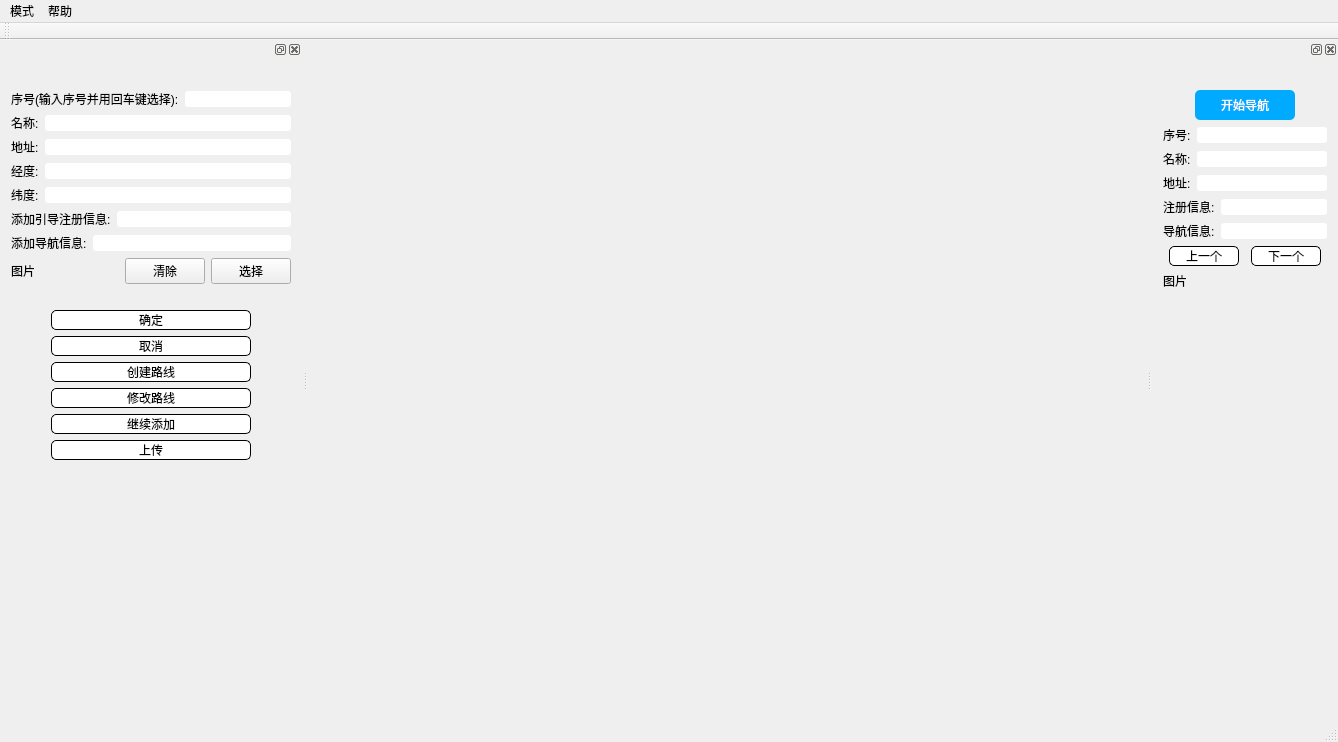
<?xml version="1.0" encoding="UTF-8"?>
<ui version="4.0">
 <class>MainWindow</class>
 <widget class="QMainWindow" name="MainWindow">
  <property name="geometry">
   <rect>
    <x>0</x>
    <y>0</y>
    <width>1338</width>
    <height>742</height>
   </rect>
  </property>
  <property name="windowTitle">
   <string>MainWindow</string>
  </property>
  <widget class="QWidget" name="centralWidget"/>
  <widget class="QMenuBar" name="menuBar">
   <property name="geometry">
    <rect>
     <x>0</x>
     <y>0</y>
     <width>1338</width>
     <height>25</height>
    </rect>
   </property>
   <property name="minimumSize">
    <size>
     <width>0</width>
     <height>0</height>
    </size>
   </property>
   <widget class="QMenu" name="menu_2">
    <property name="title">
     <string>帮助</string>
    </property>
    <addaction name="about"/>
    <addaction name="useness"/>
   </widget>
   <widget class="QMenu" name="menu_3">
    <property name="title">
     <string>模式</string>
    </property>
    <addaction name="user"/>
    <addaction name="manager"/>
   </widget>
   <addaction name="menu_3"/>
   <addaction name="menu_2"/>
  </widget>
  <widget class="QToolBar" name="mainToolBar">
   <attribute name="toolBarArea">
    <enum>TopToolBarArea</enum>
   </attribute>
   <attribute name="toolBarBreak">
    <bool>false</bool>
   </attribute>
  </widget>
  <widget class="QStatusBar" name="statusBar"/>
  <widget class="QDockWidget" name="infoDockWidget">
   <property name="allowedAreas">
    <set>Qt::LeftDockWidgetArea</set>
   </property>
   <attribute name="dockWidgetArea">
    <number>1</number>
   </attribute>
   <widget class="QWidget" name="infoWidget">
    <layout class="QVBoxLayout" name="verticalLayout">
     <item>
      <widget class="QLabel" name="Tips">
       <property name="text">
        <string/>
       </property>
      </widget>
     </item>
     <item>
      <layout class="QHBoxLayout" name="hbox1">
       <item>
        <widget class="QLabel" name="label_index">
         <property name="text">
          <string>序号(输入序号并用回车键选择):</string>
         </property>
        </widget>
       </item>
       <item>
        <widget class="QLineEdit" name="index">
         <property name="styleSheet">
          <string notr="true">border-radius:3px</string>
         </property>
        </widget>
       </item>
      </layout>
     </item>
     <item>
      <layout class="QHBoxLayout" name="hbox2">
       <item>
        <widget class="QLabel" name="label_name">
         <property name="text">
          <string>名称:</string>
         </property>
        </widget>
       </item>
       <item>
        <widget class="QLineEdit" name="name">
         <property name="styleSheet">
          <string notr="true">border-radius:3px</string>
         </property>
        </widget>
       </item>
      </layout>
     </item>
     <item>
      <layout class="QHBoxLayout" name="hbox3">
       <item>
        <widget class="QLabel" name="label_address">
         <property name="text">
          <string>地址:</string>
         </property>
        </widget>
       </item>
       <item>
        <widget class="QLineEdit" name="address">
         <property name="styleSheet">
          <string notr="true">border-radius:3px</string>
         </property>
        </widget>
       </item>
      </layout>
     </item>
     <item>
      <layout class="QHBoxLayout" name="hbox4">
       <item>
        <widget class="QLabel" name="label_lon">
         <property name="text">
          <string>经度:</string>
         </property>
        </widget>
       </item>
       <item>
        <widget class="QLineEdit" name="lon">
         <property name="styleSheet">
          <string notr="true">border-radius:3px</string>
         </property>
        </widget>
       </item>
      </layout>
     </item>
     <item>
      <layout class="QHBoxLayout" name="hbox5">
       <item>
        <widget class="QLabel" name="label_lat">
         <property name="text">
          <string>纬度:</string>
         </property>
        </widget>
       </item>
       <item>
        <widget class="QLineEdit" name="lat">
         <property name="styleSheet">
          <string notr="true">border-radius:3px</string>
         </property>
        </widget>
       </item>
      </layout>
     </item>
     <item>
      <layout class="QHBoxLayout" name="hbox5_2">
       <item>
        <widget class="QLabel" name="label_preparation">
         <property name="text">
          <string>添加引导注册信息:</string>
         </property>
        </widget>
       </item>
       <item>
        <widget class="QLineEdit" name="preparation_info">
         <property name="styleSheet">
          <string notr="true">border-radius:3px</string>
         </property>
        </widget>
       </item>
      </layout>
     </item>
     <item>
      <layout class="QHBoxLayout" name="hbox5_3">
       <item>
        <widget class="QLabel" name="label_guid">
         <property name="text">
          <string>添加导航信息:</string>
         </property>
        </widget>
       </item>
       <item>
        <widget class="QLineEdit" name="guid_info">
         <property name="styleSheet">
          <string notr="true">border-radius:3px</string>
         </property>
        </widget>
       </item>
      </layout>
     </item>
     <item>
      <layout class="QVBoxLayout" name="vbox1">
       <item>
        <layout class="QHBoxLayout" name="hbox6">
         <item>
          <widget class="QLabel" name="labelPicture">
           <property name="maximumSize">
            <size>
             <width>16777215</width>
             <height>16777215</height>
            </size>
           </property>
           <property name="layoutDirection">
            <enum>Qt::LeftToRight</enum>
           </property>
           <property name="text">
            <string>图片</string>
           </property>
          </widget>
         </item>
         <item>
          <widget class="QPushButton" name="clearImage">
           <property name="sizePolicy">
            <sizepolicy hsizetype="Fixed" vsizetype="Fixed">
             <horstretch>0</horstretch>
             <verstretch>0</verstretch>
            </sizepolicy>
           </property>
           <property name="text">
            <string>清除</string>
           </property>
          </widget>
         </item>
         <item>
          <widget class="QPushButton" name="selectPicture">
           <property name="sizePolicy">
            <sizepolicy hsizetype="Fixed" vsizetype="Fixed">
             <horstretch>0</horstretch>
             <verstretch>0</verstretch>
            </sizepolicy>
           </property>
           <property name="text">
            <string>选择</string>
           </property>
          </widget>
         </item>
        </layout>
       </item>
       <item>
        <widget class="QLabel" name="Picture">
         <property name="maximumSize">
          <size>
           <width>16777215</width>
           <height>16777215</height>
          </size>
         </property>
         <property name="text">
          <string/>
         </property>
        </widget>
       </item>
      </layout>
     </item>
     <item>
      <layout class="QVBoxLayout" name="vbox2">
       <item>
        <layout class="QHBoxLayout" name="hbox7">
         <item>
          <widget class="QPushButton" name="confirmButton">
           <property name="sizePolicy">
            <sizepolicy hsizetype="Minimum" vsizetype="Fixed">
             <horstretch>0</horstretch>
             <verstretch>0</verstretch>
            </sizepolicy>
           </property>
           <property name="minimumSize">
            <size>
             <width>30</width>
             <height>0</height>
            </size>
           </property>
           <property name="maximumSize">
            <size>
             <width>200</width>
             <height>16777215</height>
            </size>
           </property>
           <property name="cursor">
            <cursorShape>ArrowCursor</cursorShape>
           </property>
           <property name="mouseTracking">
            <bool>false</bool>
           </property>
           <property name="layoutDirection">
            <enum>Qt::LeftToRight</enum>
           </property>
           <property name="styleSheet">
            <string notr="true">border-radius:5px;
background-color:white;
border: 1px solid black</string>
           </property>
           <property name="text">
            <string>确定</string>
           </property>
          </widget>
         </item>
        </layout>
       </item>
       <item>
        <layout class="QHBoxLayout" name="hbox8">
         <item>
          <widget class="QPushButton" name="cancelButton">
           <property name="maximumSize">
            <size>
             <width>200</width>
             <height>16777215</height>
            </size>
           </property>
           <property name="cursor">
            <cursorShape>ArrowCursor</cursorShape>
           </property>
           <property name="mouseTracking">
            <bool>false</bool>
           </property>
           <property name="styleSheet">
            <string notr="true">border-radius:5px;
background-color:white;
border: 1px solid black</string>
           </property>
           <property name="text">
            <string>取消</string>
           </property>
          </widget>
         </item>
        </layout>
       </item>
       <item>
        <layout class="QHBoxLayout" name="hbox9">
         <item>
          <widget class="QPushButton" name="createMapButton">
           <property name="maximumSize">
            <size>
             <width>200</width>
             <height>16777215</height>
            </size>
           </property>
           <property name="cursor">
            <cursorShape>ArrowCursor</cursorShape>
           </property>
           <property name="mouseTracking">
            <bool>false</bool>
           </property>
           <property name="styleSheet">
            <string notr="true">border-radius:5px;
background-color:white;
border: 1px solid black</string>
           </property>
           <property name="text">
            <string>创建路线</string>
           </property>
          </widget>
         </item>
        </layout>
       </item>
       <item>
        <layout class="QHBoxLayout" name="hbox10">
         <item>
          <widget class="QPushButton" name="editMapButton">
           <property name="maximumSize">
            <size>
             <width>200</width>
             <height>16777215</height>
            </size>
           </property>
           <property name="styleSheet">
            <string notr="true">border-radius:5px;
background-color:white;
border: 1px solid black</string>
           </property>
           <property name="text">
            <string>修改路线</string>
           </property>
          </widget>
         </item>
        </layout>
       </item>
       <item>
        <layout class="QHBoxLayout" name="hbox10_3">
         <item>
          <widget class="QPushButton" name="continueAdd">
           <property name="maximumSize">
            <size>
             <width>200</width>
             <height>16777215</height>
            </size>
           </property>
           <property name="styleSheet">
            <string notr="true">border-radius:5px;
background-color:white;
border: 1px solid black</string>
           </property>
           <property name="text">
            <string>继续添加</string>
           </property>
          </widget>
         </item>
        </layout>
       </item>
       <item>
        <layout class="QHBoxLayout" name="hbox10_2">
         <item>
          <widget class="QPushButton" name="upload">
           <property name="maximumSize">
            <size>
             <width>200</width>
             <height>16777215</height>
            </size>
           </property>
           <property name="styleSheet">
            <string notr="true">border-radius:5px;
background-color:white;
border: 1px solid black</string>
           </property>
           <property name="text">
            <string>上传</string>
           </property>
          </widget>
         </item>
        </layout>
       </item>
      </layout>
     </item>
     <item>
      <spacer name="verticalSpacer">
       <property name="orientation">
        <enum>Qt::Vertical</enum>
       </property>
       <property name="sizeHint" stdset="0">
        <size>
         <width>20</width>
         <height>40</height>
        </size>
       </property>
      </spacer>
     </item>
    </layout>
   </widget>
  </widget>
  <widget class="QDockWidget" name="infoDockWidget_2">
   <property name="sizePolicy">
    <sizepolicy hsizetype="Preferred" vsizetype="Fixed">
     <horstretch>0</horstretch>
     <verstretch>0</verstretch>
    </sizepolicy>
   </property>
   <property name="allowedAreas">
    <set>Qt::RightDockWidgetArea</set>
   </property>
   <attribute name="dockWidgetArea">
    <number>2</number>
   </attribute>
   <widget class="QWidget" name="infoWidget_2">
    <property name="sizePolicy">
     <sizepolicy hsizetype="Preferred" vsizetype="Preferred">
      <horstretch>0</horstretch>
      <verstretch>0</verstretch>
     </sizepolicy>
    </property>
    <property name="minimumSize">
     <size>
      <width>0</width>
      <height>0</height>
     </size>
    </property>
    <property name="maximumSize">
     <size>
      <width>800</width>
      <height>16777215</height>
     </size>
    </property>
    <layout class="QVBoxLayout" name="verticalLayout_2">
     <item>
      <widget class="QLabel" name="pathName">
       <property name="text">
        <string/>
       </property>
      </widget>
     </item>
     <item>
      <layout class="QHBoxLayout" name="horizontalLayout_2">
       <item>
        <widget class="QPushButton" name="guid">
         <property name="minimumSize">
          <size>
           <width>50</width>
           <height>30</height>
          </size>
         </property>
         <property name="maximumSize">
          <size>
           <width>100</width>
           <height>16777215</height>
          </size>
         </property>
         <property name="styleSheet">
          <string notr="true">border-radius:5px;
background-color:#00aaff;
border: 1px solid blackrgb(0, 170, 255);
color:white;</string>
         </property>
         <property name="text">
          <string>开始导航</string>
         </property>
        </widget>
       </item>
      </layout>
     </item>
     <item>
      <layout class="QHBoxLayout" name="hbox1_2">
       <item>
        <widget class="QLabel" name="label_index_2">
         <property name="text">
          <string>序号:</string>
         </property>
        </widget>
       </item>
       <item>
        <widget class="QLineEdit" name="index_2">
         <property name="styleSheet">
          <string notr="true">border-radius:3px</string>
         </property>
         <property name="readOnly">
          <bool>true</bool>
         </property>
        </widget>
       </item>
      </layout>
     </item>
     <item>
      <layout class="QHBoxLayout" name="hbox2_2">
       <item>
        <widget class="QLabel" name="label_name_2">
         <property name="text">
          <string>名称:</string>
         </property>
        </widget>
       </item>
       <item>
        <widget class="QLineEdit" name="name_2">
         <property name="styleSheet">
          <string notr="true">border-radius:3px</string>
         </property>
         <property name="readOnly">
          <bool>true</bool>
         </property>
        </widget>
       </item>
      </layout>
     </item>
     <item>
      <layout class="QHBoxLayout" name="hbox3_2">
       <item>
        <widget class="QLabel" name="label_address_2">
         <property name="text">
          <string>地址:</string>
         </property>
        </widget>
       </item>
       <item>
        <widget class="QLineEdit" name="address_2">
         <property name="styleSheet">
          <string notr="true">border-radius:3px</string>
         </property>
         <property name="readOnly">
          <bool>true</bool>
         </property>
        </widget>
       </item>
      </layout>
     </item>
     <item>
      <layout class="QHBoxLayout" name="hbox5_5">
       <item>
        <widget class="QLabel" name="label_preparation_2">
         <property name="text">
          <string>注册信息:</string>
         </property>
        </widget>
       </item>
       <item>
        <widget class="QLineEdit" name="preparation_info_2">
         <property name="styleSheet">
          <string notr="true">border-radius:3px</string>
         </property>
         <property name="readOnly">
          <bool>true</bool>
         </property>
        </widget>
       </item>
      </layout>
     </item>
     <item>
      <layout class="QHBoxLayout" name="hbox5_6">
       <item>
        <widget class="QLabel" name="label_guid_2">
         <property name="text">
          <string>导航信息:</string>
         </property>
        </widget>
       </item>
       <item>
        <widget class="QLineEdit" name="guid_info_2">
         <property name="styleSheet">
          <string notr="true">border-radius:3px</string>
         </property>
         <property name="readOnly">
          <bool>true</bool>
         </property>
        </widget>
       </item>
      </layout>
     </item>
     <item>
      <layout class="QHBoxLayout" name="horizontalLayout">
       <item>
        <widget class="QPushButton" name="prev">
         <property name="maximumSize">
          <size>
           <width>70</width>
           <height>30</height>
          </size>
         </property>
         <property name="styleSheet">
          <string notr="true">border-radius:5px;
background-color:white;
border: 1px solid black</string>
         </property>
         <property name="text">
          <string>上一个</string>
         </property>
        </widget>
       </item>
       <item>
        <widget class="QPushButton" name="next">
         <property name="sizePolicy">
          <sizepolicy hsizetype="Fixed" vsizetype="Fixed">
           <horstretch>0</horstretch>
           <verstretch>0</verstretch>
          </sizepolicy>
         </property>
         <property name="maximumSize">
          <size>
           <width>70</width>
           <height>30</height>
          </size>
         </property>
         <property name="styleSheet">
          <string notr="true">border-radius:5px;
background-color:white;
border: 1px solid black</string>
         </property>
         <property name="text">
          <string>下一个</string>
         </property>
        </widget>
       </item>
      </layout>
     </item>
     <item>
      <layout class="QVBoxLayout" name="vbox1_2">
       <item>
        <widget class="QLabel" name="labelPicture_2">
         <property name="maximumSize">
          <size>
           <width>16777215</width>
           <height>16777215</height>
          </size>
         </property>
         <property name="layoutDirection">
          <enum>Qt::LeftToRight</enum>
         </property>
         <property name="text">
          <string>图片</string>
         </property>
        </widget>
       </item>
       <item>
        <widget class="QLabel" name="Picture_2">
         <property name="maximumSize">
          <size>
           <width>16777215</width>
           <height>16777215</height>
          </size>
         </property>
         <property name="text">
          <string/>
         </property>
        </widget>
       </item>
      </layout>
     </item>
     <item>
      <spacer name="verticalSpacer_2">
       <property name="orientation">
        <enum>Qt::Vertical</enum>
       </property>
       <property name="sizeHint" stdset="0">
        <size>
         <width>20</width>
         <height>40</height>
        </size>
       </property>
      </spacer>
     </item>
    </layout>
   </widget>
  </widget>
  <action name="about">
   <property name="text">
    <string>关于</string>
   </property>
  </action>
  <action name="manager">
   <property name="text">
    <string>管理员</string>
   </property>
  </action>
  <action name="user">
   <property name="text">
    <string>用户</string>
   </property>
  </action>
  <action name="useness">
   <property name="text">
    <string>使用说明</string>
   </property>
  </action>
 </widget>
 <layoutdefault spacing="6" margin="11"/>
 <resources/>
 <connections/>
</ui>
